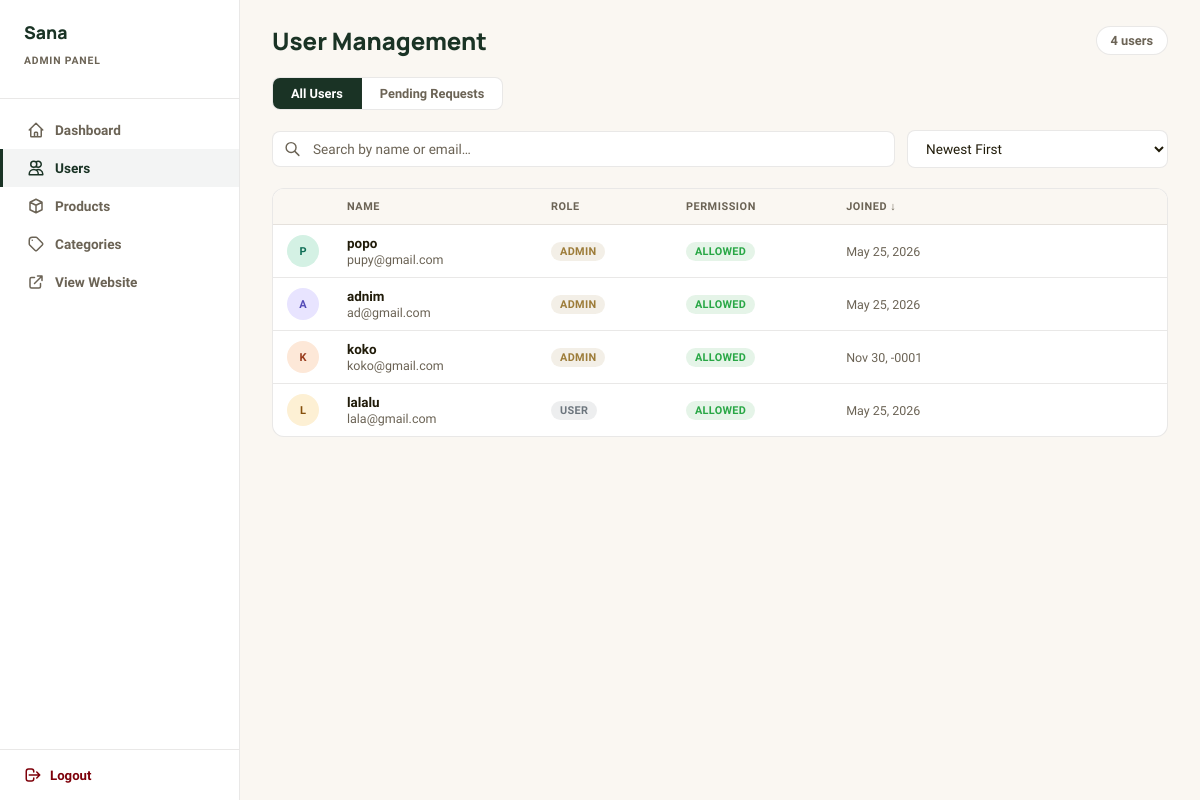
/views/admin_user.php (signed in), run on the app's committed database.
### tables this page shows
CREATE TABLE `user` (
  `id` int(11) NOT NULL,
  `name` varchar(50) NOT NULL,
  `first_name` varchar(50) NOT NULL,
  `last_name` varchar(50) NOT NULL,
  `email` varchar(50) DEFAULT NULL,
  `password` varchar(255) DEFAULT NULL,
  `provider` varchar(200) DEFAULT NULL,
  `provider_id` varchar(200) DEFAULT NULL,
  `avatar` tinyint(1) NOT NULL DEFAULT 0,
  `is_admin` tinyint(1) NOT NULL DEFAULT 0,
  `can_post` tinyint(1) DEFAULT 0,
  `request_post_permission` tinyint(1) DEFAULT 0,
  `created_at` timestamp NOT NULL DEFAULT current_timestamp(),
  `updated_at` timestamp NOT NULL DEFAULT current_timestamp() ON UPDATE current_timestamp()
);

### repos/UserRepository.php (called while the page is built, shortened)
<?php
class UserRepository {
    protected $conn;
    public function __construct(PDO $conn) {
        $this->conn = $conn;
    }
    public function getAllWithFilters($filter = null, $search = null, $orderBy = null) {
        $sql = "SELECT * FROM `user`";
        $params = [];
        $orderClause = match($orderBy) {
            'name_asc' => 'ORDER BY name ASC',
            'name_desc' => 'ORDER BY name DESC',
            'id_asc' => 'ORDER BY id ASC',
            'id_desc' => 'ORDER BY id DESC',
            'role_asc' => 'ORDER BY is_admin ASC, name ASC',
            'role_desc' => 'ORDER BY is_admin DESC, name ASC',
            'permission_asc' => 'ORDER BY can_post ASC, name ASC',
            'permission_desc' => 'ORDER BY can_post DESC, name ASC',
            default => 'ORDER BY id DESC'
        };
        $sql .= " " . $orderClause;
        $stmt = $this->conn->prepare($sql);
        $stmt->execute($params);
        return $stmt->fetchAll(PDO::FETCH_ASSOC);
    }
}

### views/admin_user.php (the view, shortened to what this page needs)
<?php
require_once '../configs/connect.php';
require_once '../repos/UserRepository.php';
$search  = isset($_GET['search'])  ? trim($_GET['search'])  : '';
$filter  = isset($_GET['filter'])  ? $_GET['filter']        : null;
$orderBy = isset($_GET['order'])   ? $_GET['order']         : 'id_desc';
$userRepo = new UserRepository($conn);
$users    = $userRepo->getAllWithFilters($filter, $search, $orderBy);
$avColors = [
    ['bg'=>'#d4f1e4','color'=>'#0f6e56'],
    ['bg'=>'#e8e4ff','color'=>'#534ab7'],
    ['bg'=>'#fde8d8','color'=>'#993c1d'],
    ['bg'=>'#fdf0d4','color'=>'#854f0b'],
    ['bg'=>'#fce4f0','color'=>'#993556'],
    ['bg'=>'#dceeff','color'=>'#185fa5'],
];
function getInitials(string $name): string {
    $parts = explode(' ', trim($name));
    return strtoupper(substr($parts[0],0,1) . (isset($parts[1]) ? substr($parts[1],0,1) : ''));
}
?>
<!DOCTYPE html>
<html lang="en">
<head>
</head>
<body>
    <?php include './assets/admin_sidebar.php'; ?>
    <div class="main-content">
        <div class="page-header">
            <h1>User Management</h1>
            <span class="count-badge"><?php echo count($users); ?> user<?php echo count($users) !== 1 ? 's' : ''; ?></span>
        </div>
        <div class="filter-tabs">
            <a href="admin_user.php" class="filter-tab <?php echo !isset($_GET['filter']) ? 'active' : ''; ?>">
                All Users
            </a>
            <a href="admin_user.php?filter=requesting" class="filter-tab <?php echo (isset($_GET['filter']) && $_GET['filter']==='requesting') ? 'active' : ''; ?>">
                Pending Requests
            </a>
        </div>
        <form method="GET" class="search-order-bar" id="userFilterForm">
            <div class="search-box">
                <input type="text" name="search"
                       placeholder="Search by name or email…"
                       value="<?php echo htmlspecialchars($search); ?>">
            </div>
            <select name="order" class="order-select" id="orderSelect">
                <option value="id_desc"         <?php echo $orderBy==='id_desc'         ? 'selected':'' ?>>Newest First</option>
            </select>
        </form>
        <div class="table-card">
            <div class="table-responsive">
                <table>
                    <thead>
                        <tr>
                            <th style="width:36px;"></th>
                            <th>
                                <a href="?order=<?php echo $orderBy==='name_asc'?'name_desc':'name_asc'; ?><?php echo !empty($search)?'&search='.urlencode($search):''; ?><?php echo isset($_GET['filter'])?'&filter='.htmlspecialchars($_GET['filter']):''; ?>">
                                    Name <?php if(strpos($orderBy,'name')!==false) echo $orderBy==='name_asc'?'↑':'↓'; ?>
                                </a>
                            </th>
                            <th>
                                <a href="?order=<?php echo $orderBy==='role_asc'?'role_desc':'role_asc'; ?><?php echo !empty($search)?'&search='.urlencode($search):''; ?><?php echo isset($_GET['filter'])?'&filter='.htmlspecialchars($_GET['filter']):''; ?>">
                                    Role <?php if(strpos($orderBy,'role')!==false) echo $orderBy==='role_asc'?'↑':'↓'; ?>
                                </a>
                            </th>
                            <th>
                                <a href="?order=<?php echo $orderBy==='permission_asc'?'permission_desc':'permission_asc'; ?><?php echo !empty($search)?'&search='.urlencode($search):''; ?><?php echo isset($_GET['filter'])?'&filter='.htmlspecialchars($_GET['filter']):''; ?>">
                                    Permission <?php if(strpos($orderBy,'permission')!==false) echo $orderBy==='permission_asc'?'↑':'↓'; ?>
                                </a>
                            </th>
                            <th>
                                <a href="?order=<?php echo $orderBy==='id_asc'?'id_desc':'id_asc'; ?><?php echo !empty($search)?'&search='.urlencode($search):''; ?><?php echo isset($_GET['filter'])?'&filter='.htmlspecialchars($_GET['filter']):''; ?>">
                                    Joined <?php if(strpos($orderBy,'id')!==false) echo $orderBy==='id_asc'?'↑':'↓'; ?>
                                </a>
                            </th>
                            <th style="text-align:center;"></th>
                        </tr>
                    </thead>
                    <tbody>
                        <?php if (empty($users)): ?>
                            <tr>
                                <td colspan="6">
                                    <div class="empty-state">
                                        <svg fill="none" stroke="currentColor" viewBox="0 0 24 24">
                                            <path stroke-linecap="round" stroke-linejoin="round" stroke-width="2"
                                                  d="M12 4.354a4 4 0 110 5.292M15 21H3v-1a6 6 0 0112 0v1zm0 0h6v-1a6 6 0 00-9-5.197M13 7a4 4 0 11-8 0 4 4 0 018 0z"/>
                                        </svg>
                                        <p>No users found.</p>
                                    </div>
                                </td>
                            </tr>
                        <?php else: ?>
                            <?php foreach ($users as $i => $user): ?>
                                <?php
                                    $col      = $avColors[$i % count($avColors)];
                                    $initials = getInitials($user['name']);
                                    $joined   = $user['created_at']
                                                ? date('M j, Y', strtotime($user['created_at']))
                                                : '—';
                                ?>
                                <tr class="user-table-row"
                                    data-uid="<?php echo $user['id']; ?>"
                                    onclick="openDetail(<?php echo (int)$user['id']; ?>)"
                                    title="Click to view full profile">
                                    <td>
                                        <div class="avatar-cell"
                                             style="background:<?php echo $col['bg']; ?>;color:<?php echo $col['color']; ?>">
                                            <?php echo $initials; ?>
                                        </div>
                                    </td>
                                    <td>
                                        <div class="user-info-wrap">
                                            <div>
                                                <div class="user-name"><?php echo htmlspecialchars($user['name']); ?></div>
                                                <div class="user-email"><?php echo htmlspecialchars($user['email']); ?></div>
                                            </div>
                                        </div>
                                    </td>
                                    <td>
                                        <?php if ($user['is_admin']): ?>
                                            <span class="badge badge-admin">Admin</span>
                                        <?php else: ?>
                                            <span class="badge badge-user">User</span>
                                        <?php endif; ?>
                                    </td>
                                    <td>
                                        <?php if ($user['can_post']): ?>
                                            <span class="badge badge-allowed">Allowed</span>
                                        <?php endif; ?>
                                    </td>
                                    <td style="white-space:nowrap;font-size:.78rem;color:var(--on-surface-variant);">
                                        <?php echo $joined; ?>
                                    </td>
                                    <td style="text-align:center;">
                                    </td>
                                </tr>
                            <?php endforeach; ?>
                        <?php endif; ?>
                    </tbody>
                </table>
            </div>
        </div>
    </div>
</body>
</html>

### data on the page
user: name "P", name "popo", email "pupy@gmail.com", is_admin "ADMIN", can_post "ALLOWED", created_at "May 25, 2026"
user: name "A", name "adnim", email "ad@gmail.com", is_admin "ADMIN", can_post "ALLOWED", created_at "May 25, 2026"
user: name "K", name "koko", email "koko@gmail.com", is_admin "ADMIN", can_post "ALLOWED", created_at "Nov 30, -0001"
user: name "L", name "lalalu", email "lala@gmail.com", is_admin "USER", can_post "ALLOWED", created_at "May 25, 2026"

### other printed values
count($users) "4"
